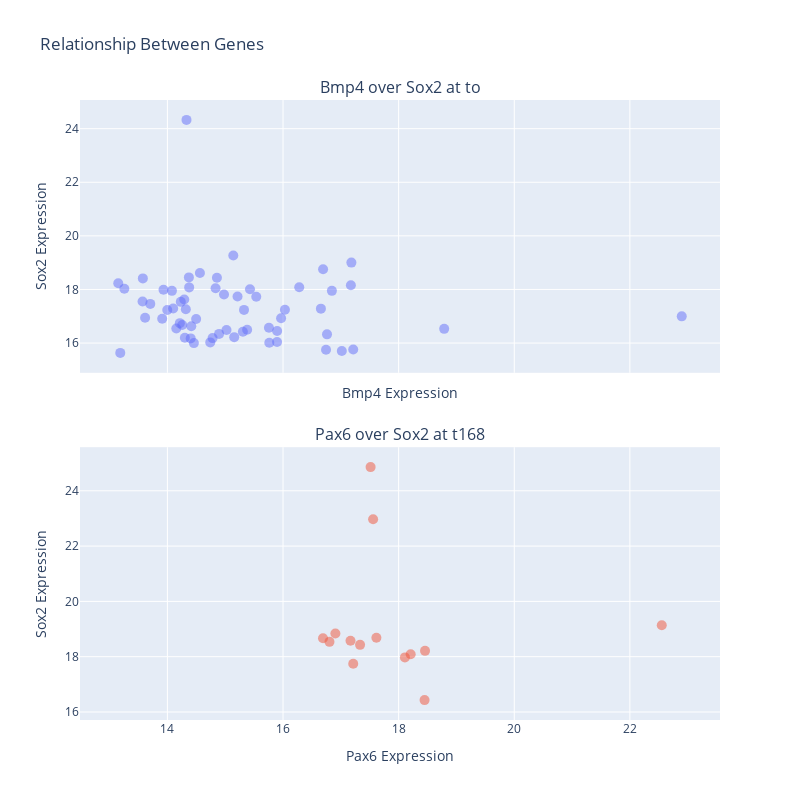

Notebook code for this chart:
### Code cell
# x = bmp4, y = sox2 at 0
# x = pax6, y = sox2 at 168
# removed all 0s

df_t0_clean = df_t0[(df_t0["Bmp4"] > 0) & (df_t0["Sox2"] > 0)]
df_t168_clean = df_t168[(df_t168["Pax6"] > 0) & (df_t168["Sox2"] > 0)]

x1 = df_t0_clean["Bmp4"]
y1 = df_t0_clean["Sox2"]

x2 = df_t168_clean["Pax6"]
y2 = df_t168_clean["Sox2"]


fig = make_subplots(
    rows=2,
    cols=1,
    shared_xaxes=True,
    vertical_spacing=0.12,
    subplot_titles=(
        "Bmp4 over Sox2 at to",
        "Pax6 over Sox2 at t168"
    )
)

fig.add_scatter(
    x=x1,
    y=y1,
    mode="markers",
    marker=dict(size=10, opacity=0.5),
    showlegend=False,
    row=1, col=1
)

fig.add_scatter(
    x=x2,
    y=y2,
    mode="markers",
    marker=dict(size=10, opacity=0.5,),
    showlegend=False,
    row=2, col=1
)


fig.update_xaxes(title_text="Bmp4 Expression", row=1, col=1)
fig.update_xaxes(title_text="Pax6 Expression", row=2, col=1)

fig.update_yaxes(title_text="Sox2 Expression", row=1, col=1)
fig.update_yaxes(title_text="Sox2 Expression", row=2, col=1)

fig.update_layout(
    title="Relationship Between Genes",
    height=800,
    width=800,
    template="plotly"
)

fig.show()

### Figure 1 — Plotly figure (JSON) as saved in the notebook; plotly's stock layout.template omitted (floating-point values rounded to 4 significant figures)
{"data": [{"marker": {"opacity": 0.5, "size": 10}, "mode": "markers", "showlegend": false, "type": "scatter", "x": [15.38, 15.31, 16.74, 16.69, 15.9, 17.02, 16.66, 14.98, 15.33, 15.02, 14.3, 15.16, 14.33, 17.18, 14.15, 13.93, 15.14, 13.61, 16.85, 14.78, 14.83, 14.32, 17.21, 18.79, 16.76, 15.97, 14.0, 13.57, 14.08, 14.38, 14.4, 14.29, 14.26, 14.86, 13.25, 15.21, 16.03, 14.37, 13.15, 15.76, 14.41, 13.58, 17.17, 14.23, 13.18, 14.74, 15.54, 15.43, 15.9, 14.5, 13.91, 13.7, 22.9, 14.46, 14.1, 16.28, 14.56, 14.89, 14.21, 15.76], "xaxis": "x", "y": [16.5, 16.42, 15.75, 18.76, 16.45, 15.7, 17.28, 17.81, 17.24, 16.49, 16.2, 16.22, 24.33, 19.0, 16.54, 17.99, 19.27, 16.95, 17.95, 16.19, 18.04, 17.26, 15.76, 16.53, 16.32, 16.92, 17.24, 17.55, 17.95, 18.08, 16.17, 17.62, 16.67, 18.44, 18.03, 17.74, 17.24, 18.45, 18.23, 16.57, 16.63, 18.41, 18.16, 17.54, 15.63, 16.03, 17.73, 18.01, 16.04, 16.9, 16.91, 17.46, 17.0, 16.0, 17.29, 18.08, 18.61, 16.34, 16.74, 16.01], "yaxis": "y"}, {"marker": {"opacity": 0.5, "size": 10}, "mode": "markers", "showlegend": false, "type": "scatter", "x": [17.62, 17.33, 16.69, 17.17, 18.45, 17.21, 16.8, 18.46, 17.52, 18.11, 22.55, 16.91, 17.56, 18.21], "xaxis": "x2", "y": [18.69, 18.43, 18.67, 18.57, 16.43, 17.74, 18.54, 18.21, 24.86, 17.97, 19.14, 18.84, 22.97, 18.09], "yaxis": "y2"}], "layout": {"annotations": [{"font": {"size": 16}, "showarrow": false, "text": "Bmp4 over Sox2 at to", "x": 0.5, "xanchor": "center", "xref": "paper", "y": 1, "yanchor": "bottom", "yref": "paper"}, {"font": {"size": 16}, "showarrow": false, "text": "Pax6 over Sox2 at t168", "x": 0.5, "xanchor": "center", "xref": "paper", "y": 0.44, "yanchor": "bottom", "yref": "paper"}], "height": 800, "title": {"text": "Relationship Between Genes"}, "width": 800, "xaxis": {"anchor": "y", "domain": [0, 1], "matches": "x2", "showticklabels": false, "title": {"text": "Bmp4 Expression"}}, "xaxis2": {"anchor": "y2", "domain": [0, 1], "title": {"text": "Pax6 Expression"}}, "yaxis": {"anchor": "x", "domain": [0.56, 1], "title": {"text": "Sox2 Expression"}}, "yaxis2": {"anchor": "x2", "domain": [0, 0.44], "title": {"text": "Sox2 Expression"}}}}
